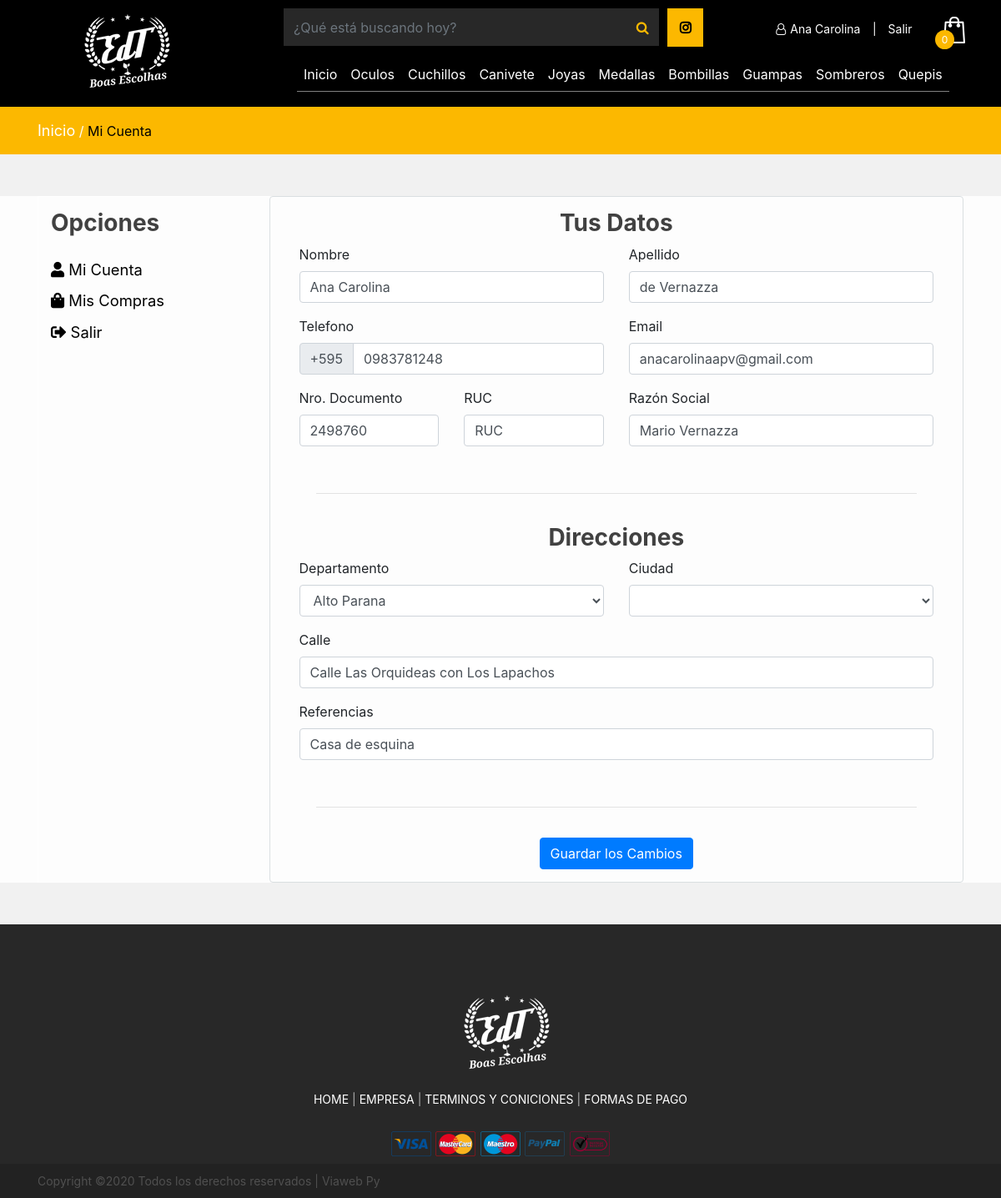
The page /perfil.php (signed in) on the database its author committed.
### tables this page shows
CREATE TABLE IF NOT EXISTS `tb_categoria` (
  `id` int(11) NOT NULL AUTO_INCREMENT,
  `nombre` varchar(80) NOT NULL,
  `id_padre` int(11) DEFAULT NULL,
  `menu` tinyint(1) NOT NULL,
  `activo` tinyint(1) NOT NULL,
  PRIMARY KEY (`id`)
);

CREATE TABLE IF NOT EXISTS `tb_cliente` (
  `id` int(11) NOT NULL AUTO_INCREMENT,
  `nombre` varchar(80) NOT NULL,
  `apellido` varchar(80) DEFAULT NULL,
  `ruc` varchar(20) DEFAULT NULL COMMENT 'RUC, RG, CI',
  `documento` varchar(50) DEFAULT NULL,
  `razon_social` varchar(80) DEFAULT NULL,
  `mayorista` tinyint(1) NOT NULL,
  `telefono` varchar(20) DEFAULT NULL,
  `email` varchar(80) DEFAULT NULL,
  PRIMARY KEY (`id`)
);

CREATE TABLE IF NOT EXISTS `tb_cli_direccion` (
  `id` int(11) NOT NULL AUTO_INCREMENT,
  `id_cliente` int(11) NOT NULL,
  `calle` varchar(80) NOT NULL,
  `ciudad` varchar(80) NOT NULL,
  `departamento` varchar(80) NOT NULL,
  `referencia` varchar(80) DEFAULT NULL,
  `favorito` tinyint(1) NOT NULL COMMENT '0 -> no 1 -> sí',
  PRIMARY KEY (`id`)
);

### includes/funciones.php (called while the page is built, shortened)
<?php
	function getAllMenuCategorias () {
		$connection = conn();
		$sql = "SELECT * FROM tb_categoria WHERE activo = '1' AND menu='1'";
		$query = $connection->prepare($sql);
		$query->execute();
		if ($query->rowCount() > 0) {
			$result= $query->fetchAll();
		} else {
			$result = null;
		}
		return $result;
	}
	function countCart() {
		$total=0;
		if (isset($_SESSION['cart'])) {
			foreach ($_SESSION['cart'] as $counter) {
				$total++;
			}
			$_SESSION['total_item_cart'] = $total;
			return $total;
		} else {
			return $total;
		}
	}
	function getDepartamentos() {
		$connection = conn();
		$sql = "SELECT * FROM tb_departamento ORDER BY id ASC";
		$query = $connection->prepare($sql);
		$query->execute();
		if ($query->rowCount() > 0) {
			$result= $query->fetchAll();
		} else {
			$result = null;
		}
		return $result;
    }
	function getCliente ($id) {
		$connection = conn();
        $sql = "SELECT * FROM tb_cliente
                WHERE tb_cliente.id = $id";
		$query = $connection->prepare($sql);
		$query->execute();
		if ($query->rowCount() > 0) {
			$result= $query->fetch();
		} else {
			$result = null;
		}
		return $result;
	}
	function getDireccion ($id) {
		$connection = conn();
        $sql = "SELECT * FROM tb_cli_direccion
                WHERE tb_cli_direccion.id_cliente = $id";
		$query = $connection->prepare($sql);
		$query->execute();
		if ($query->rowCount() > 0) {
			$result= $query->fetch();
		} else {
			$result = null;
		}
		return $result;
	}
            	?>

### perfil.php (the view, shortened to what this page needs)
<!DOCTYPE html>
<html lang="zxx">
<?php
	include("includes/head.php");
	include("includes/funciones.php");
	$cliente = getCliente($_SESSION['id_cliente']);
	$direccion = getDireccion($_SESSION['id_cliente']);
	$departs = getDepartamentos();
 ?>
<body>
	<?php include("includes/header.php"); ?>
	<div class="page-info-section page-info">
		<div class="container">
			<div class="site-breadcrumb">
				<a href="index.php">Inicio</a> /
				<span>Mi Cuenta</span>
			</div>
		</div>
	</div>
	<div class="page-area product-page spad">
		<div class="container">
			<div class="row" style="margin: 50px 0px;">
				<div class="col-md-3 menu-perfil">
					<h3>Opciones</h3>
					<a href="#" class="" onclick="showMisDatos()"> <i class="fas fa-user" aria-hidden="true"></i> Mi Cuenta</a>
					<a href="#" class="" onclick="showMiHistorial()"> <i class="fas fa-shopping-bag" aria-hidden="true"></i> Mis Compras</a>
					<a href="salir.php" class=""> <i class="fas fa-sign-out-alt" aria-hidden="true"></i> Salir</a>
				</div>
				<div class="col-md-9 caja-perfil rounded" id="misdatos">
					<form action="" method="post" autocomplete="off">
						<div class="col-md-12 text-center">
							<h3>Tus Datos</h3>
						</div>
						<div class="row">
							<div class="col-md-6">
								<div class="form-group">
									<label for="nombre">Nombre</label>
									<input type="text" class="form-control" id="nombre" name="nombre" placeholder="Nombre" value="<?php echo $cliente['nombre'];?>" maxlength="80">
								</div>
							</div>
							<div class="col-md-6">
								<div class="form-group">
									<label for="nombre">Apellido</label>
									<input type="text" class="form-control" id="apellido" name="apellido" placeholder="Apellido" value="<?php echo $cliente['apellido'];?>" maxlength="80">
								</div>
							</div>
						</div>
						<div class="row">
							<div class="col-md-6">
								<div class="form-group">
									<label for="nombre">Telefono</label>
									<div class="input-group mb-3">
										<div class="input-group-prepend">
											<span class="input-group-text" id="basic-addon1">+595</span>
										</div>
										<input type="text" class="form-control" id="telefono" name="telefono" aria-label="telefono" placeholder="9999 999999" value="<?php echo $cliente['telefono'];?>">
									</div>
								</div>
							</div>
							<div class="col-md-6">
								<div class="form-group">
									<label for="nombre">Email</label>
									<input type="email" class="form-control" id="email" name="email" placeholder="email@email.com" value="<?php echo $cliente['email'];?>" maxlength="80">
								</div>
							</div>
						</div>
						<div class="row">
							<div class="col-md-3">
								<div class="form-group">
									<label for="nombre">Nro. Documento</label>
									<input type="text" class="form-control" id="documento" name="documento" placeholder="9999999999" value="<?php echo $cliente['documento'];?>" maxlength="20">
								</div>
							</div>
							<div class="col-md-3">
								<div class="form-group">
									<label for="nombre">RUC</label>
									<input type="text" class="form-control" id="ruc" name="ruc" placeholder="9999999999" value="<?php echo $cliente['ruc'];?>" maxlength="20">
								</div>
							</div>
							<div class="col-md-6">
								<div class="form-group">
									<label for="nombre">Razón Social</label>
									<input type="text" class="form-control" id="razonsocial" name="razonsocial" placeholder="Razón Social" value="<?php echo $cliente['razon_social'];?>" maxlength="80">
								</div>
							</div>
						</div>
						<hr>
						<div class="col-md-12 text-center">
							<h3>Direcciones</h3>
						</div>
						<div class="row">
							<div class="col-md-6">
								<div class="form-group">
									<label for="tipo">Departamento</label>
									<select class="form-control" id="departamento" name="departamento" data-width="100%" data-live-search="true" onchange="carregaCiudades()">
										<?php
											if ($departs != null) {
												foreach ($departs as $row) {
													if ($direccion['departamento'] == $row['id']) {
														$selected = " selected";
													} else {
														$selected = "";
													}
										?>
											<option value="<?php echo $row['id'];?>" <?php echo $selected;?>><?php echo $row['nombre'];?></option>
										<?php
												}
											}
										?>
									</select>
								</div>
							</div>
							<div class="col-md-6">
								<div class="form-group">
									<label for="nombre">Ciudad</label>
									<select class="form-control" id="ciudad" name="ciudad" data-width="100%" data-live-search="true">
									</select>
								</div>
							</div>
						</div>
						<div class="row">
							<div class="col-md-12">
								<div class="form-group">
									<label for="nombre">Calle</label>
									<input type="text" class="form-control" id="calle" name="calle" placeholder="Calle, Nro 0" value="<?php echo $direccion['calle'];?>" maxlength="80">
								</div>
							</div>
						</div>
						<div class="row">
							<div class="col-md-12">
								<div class="form-group">
									<label for="nombre">Referencias</label>
									<input type="text" class="form-control" id="referencias" name="referencias" placeholder="Referencias" value="<?php echo $direccion['referencia'];?>" maxlength="80">
								</div>
							</div>
						</div>
						<hr>
						<div class="row text-center">
							<div class="col-md-12">
								<button type="submit" class="btn btn-primary" name="guardar">Guardar los Cambios</button>
							</div>
						</div>
                    </form>
				</div>
			</div>
		</div>
	</div>
	<?php include("includes/footer.php");?>
</html>

### includes/header.php (shortened to what this page needs)
<?php
	$categorias= getAllMenuCategorias();
?>
<header>
<div class="container-fluid">
	<div class="row">
		<div class="container">
			<div class="row">
				<div class= "col-md-3">
					<div class="site-logo">
						<a href="index.php"><img src="img/logo.png" id="logo" alt="logo" ></a>
					</div>
				</div>
				<div class="col-md-9 col-sm-12 menu-area" id="menu">
					<div class="row">
						<div class="col-md-8 col-sm-12">
							<div class="input-group" id="busqueda">
								<input type="text" class="form-control" placeholder="¿Qué está buscando hoy?" id="busqueda-header">
								<div class="input-group-append">
									<button class="btn btn-secondary" type="button" onclick="sentSearch()">
										<i class="fa fa-search"></i>
									</button>
								</div>
							</div>
							<div class="social-top d-none d-lg-block d-md-block">
								<a href=""><i class="fa fa-instagram" aria-hidden="true"></i></a>
							</div>
						</div>
						<div class="col-md-4 col-sm-12">
							<div class="row">
								<div class="col-10 col-md-12">
									<div class="" style="margin-top: 10px;">
										<div class="header-right">
											<?php
												if (!isset($_SESSION['usuario'])){
											?>
												<a href="ingresar.php" class="user-menu register" style="margin-right: 10px;"> <i class="fa fa-user-o" aria-hidden="true"></i>Ingresar</a>
												<span class="user-menu register" style="margin-right: 10px;">|</span>
												<a href="registrar.php" class="user-menu register" style="margin-left: 0px;"> Registrarme</a>
											<?php } else { ?>
												<a href="perfil.php" class="user-menu register" style="margin-right: 10px;"> <i class="fa fa-user-o" aria-hidden="true"></i><?php echo $_SESSION['usuario'];?></a>
												<span class="user-menu register" style="margin-right: 10px;"> | </span>
												<a href="salir.php" class="user-menu register" style="margin-left: 0px;">Salir</a>
											<?php } ?>
											<a href="cart.php" class="card-bag"><img src="img/icons/bag.png" alt=""><span><?php echo countCart(); ?></span></a>
										</div>
									</div>
								</div>
							</div>
						</div>
					</div>
					<div class="col-md-12">
						<nav class="navbar navbar-expand-lg navbar-light bg-light">
							<div class="collapse navbar-collapse" id="navbarNavAltMarkup">
								<div class="navbar-nav">
									<a class="nav-item nav-link " href="index.php">Inicio <span class="sr-only">(current)</span></a>
									<?php foreach ($categorias as $cat) { ?>
										<a class="nav-item nav-link" href="categorie.php?cat=<?php echo $cat['id']?>"><?php echo $cat['nombre']?></a>
									<?php } ?>
								</div>
							</div>
						</nav>
					</div>
				</div>
			</div>
		</div>
	</div>
</div>
</header>

### css/style.css (style rules this page uses)
html, body { height: 100%; font-family: 'Raleway', sans-serif; -webkit-font-smoothing: antialiased; font-smoothing: antialiased; }
h1, h2, h3, h4, h5, h6 { margin: 0; font-weight: 500; color: #414141; }
h3 { font-size: 30px; }
img { max-width: 100%; }
.spad { padding-top: 80px; padding-bottom: 80px; }
.site-logo { display: inline-block; padding-top: 0; float: left; }
.header-right { float: right; }
.header-right a { display: inline-block; }
.header-right .card-bag { position: relative; text-align: center; }
.header-right .card-bag span { position: absolute; width: 23px; height: 23px; left: -7px; bottom: -7px; padding-top: 3px; border-radius: 50px; background: #414141; font-size: 12px; color: #fff; }
.page-info-section { background: #ebebeb; }
.page-info-section.page-info { padding: 87px 0; }
.page-info-section .container { position: relative; }
.site-breadcrumb { color: #909090; }
.site-breadcrumb a { font-size: 18px; color: #909090; }
.site-breadcrumb span { color: #414141; }
.product-page { padding-top: 100px; padding-bottom: 5px; }
@media (min-width: 1200px) { .container { max-width: 1176px; } }
.spad { padding-top: 10px; padding-bottom: 10px; }
.page-info-section { background: black; }
.page-info-section.page-info { padding: 50px 0; }
.site-breadcrumb { color: white; }
.site-breadcrumb a { color: white; }
.site-breadcrumb span { color: rgb(175, 174, 174); }
.menu-perfil { border: 1px solid #FFF; padding: 15px; }
.menu-perfil h3 { margin-bottom: 25px; font-weight: bold; }
.menu-perfil a { color: black; display: block; font-size: 1.15em; padding-bottom: 10px; text-decoration: none; }
.caja-perfil { border: 1px solid #dadfe1; padding: 15px; }
.caja-perfil .row { padding: 0px 20px; }
.caja-perfil h3 { font-weight: bold; }
.caja-perfil hr { width: 90%; margin-top: 40px; padding-bottom: 20px; }

### css/edt.css (style rules this page uses)
body { background-color: #f1f1f1; }
a { text-decoration: none !important; }
header { background: black; z-index: 999; }
header .menu-area { padding: 10px; }
#busqueda { width: 85%; float: left; }
#busqueda input { background: #282828; border: 0; border-radius: 0; height: 45px; margin-left: 15px; }
#busqueda button { background: #282828; border: 0; border-radius: 0; }
#busqueda i { color: #fcb800; }
.social-top .fa.fa-instagram { background: #fcb800; padding: 15px; color: black; font-weight: 900; margin-left: 10px; }
.header-right .card-bag span { background-color: #fcb800; }
.site-logo { padding-top: 12px; float: left; }
.user-menu { color: #fff; padding: 0; margin-right: 30px; font-size: 14px; }
.user-menu i { color: #fff; padding: 0 5px; }
.page-info-section.page-info { padding: 15px 0; }
.page-info-section { background: #fcb800; }
.product-page { background: #fdfdfd; }
.site-breadcrumb span { color: rgb(0 0 0); }
.spad { padding-top: 0; padding-bottom: 0; }
.bg-light { background-color: #000000 !important; margin-top: 5px; }
.navbar-light .navbar-nav .nav-link { color: white; border-bottom: 1px solid grey; }

### rows shown on the page
tb_categoria: nombre "Oculos"
tb_categoria: nombre "Cuchillos"
tb_categoria: nombre "Canivete"
tb_categoria: nombre "Joyas"
tb_categoria: nombre "Medallas"
tb_categoria: nombre "Bombillas"
tb_categoria: nombre "Guampas"
tb_categoria: nombre "Sombreros"
tb_categoria: nombre "Quepis"
tb_cliente: nombre "Ana Carolina", apellido "de Vernazza", telefono "0983781248", email "anacarolinaapv@gmail.com", documento "2498760", ruc "RUC", razonsocial "Mario Vernazza"
tb_cli_direccion: calle "Calle Las Orquideas con Los Lapachos", referencias "Casa de esquina"

### other values the page prints
$_SESSION['usuario'] "Ana Carolina"
countCart() "0"
form field departamento "Alto Parana"
